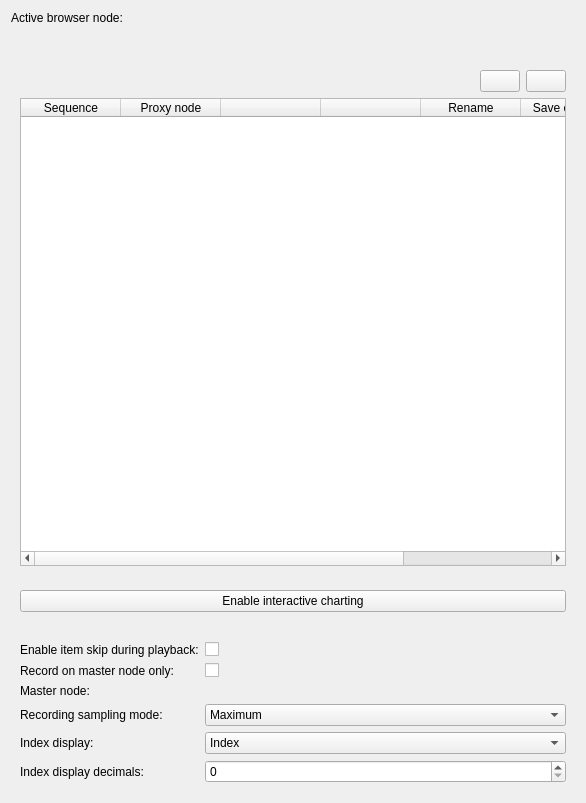
<?xml version="1.0" encoding="UTF-8"?>
<ui version="4.0">
 <class>qSlicerSequenceBrowserModuleWidget</class>
 <widget class="qSlicerWidget" name="qSlicerSequenceBrowserModuleWidget">
  <property name="geometry">
   <rect>
    <x>0</x>
    <y>0</y>
    <width>586</width>
    <height>803</height>
   </rect>
  </property>
  <property name="windowTitle">
   <string>Form</string>
  </property>
  <layout class="QVBoxLayout" name="verticalLayout">
   <item>
    <layout class="QHBoxLayout" name="horizontalLayout_2">
     <item>
      <widget class="QLabel" name="label">
       <property name="text">
        <string>Active browser node:</string>
       </property>
      </widget>
     </item>
     <item>
      <widget class="qMRMLNodeComboBox" name="MRMLNodeComboBox_ActiveBrowser" native="true">
       <property name="nodeTypes" stdset="0">
        <stringlist>
         <string>vtkMRMLSequenceBrowserNode</string>
        </stringlist>
       </property>
       <property name="baseName" stdset="0">
        <string>SequenceBrowser</string>
       </property>
       <property name="renameEnabled" stdset="0">
        <bool>true</bool>
       </property>
      </widget>
     </item>
    </layout>
   </item>
   <item>
    <widget class="ctkCollapsibleButton" name="InputSection" native="true">
     <property name="text" stdset="0">
      <string>Browsing</string>
     </property>
     <layout class="QGridLayout" name="gridLayout">
      <item row="3" column="0" colspan="2">
       <widget class="qMRMLSequenceBrowserSeekWidget" name="sequenceBrowserSeekWidget" native="true"/>
      </item>
      <item row="2" column="0" colspan="2">
       <widget class="qMRMLSequenceBrowserPlayWidget" name="sequenceBrowserPlayWidget" native="true"/>
      </item>
     </layout>
    </widget>
   </item>
   <item>
    <widget class="ctkCollapsibleButton" name="SynchronizedBrowsingSection" native="true">
     <property name="text" stdset="0">
      <string>Synchronized nodes</string>
     </property>
     <layout class="QVBoxLayout" name="verticalLayout_2">
      <item>
       <layout class="QHBoxLayout" name="horizontalLayout_4">
        <property name="topMargin">
         <number>0</number>
        </property>
        <item>
         <widget class="qMRMLNodeComboBox" name="MRMLNodeComboBox_SynchronizeSequenceNode" native="true">
          <property name="nodeTypes" stdset="0">
           <stringlist>
            <string>vtkMRMLSequenceNode</string>
           </stringlist>
          </property>
          <property name="noneEnabled" stdset="0">
           <bool>true</bool>
          </property>
          <property name="addEnabled" stdset="0">
           <bool>false</bool>
          </property>
          <property name="removeEnabled" stdset="0">
           <bool>false</bool>
          </property>
          <property name="noneDisplay" stdset="0">
           <string>Create new sequence</string>
          </property>
         </widget>
        </item>
        <item>
         <widget class="QPushButton" name="pushButton_AddSequenceNode">
          <property name="sizePolicy">
           <sizepolicy hsizetype="Fixed" vsizetype="Fixed">
            <horstretch>0</horstretch>
            <verstretch>0</verstretch>
           </sizepolicy>
          </property>
          <property name="toolTip">
           <string>Add the selected sequence to the browser.</string>
          </property>
          <property name="text">
           <string/>
          </property>
         </widget>
        </item>
        <item>
         <widget class="QPushButton" name="pushButton_RemoveSequenceNode">
          <property name="sizePolicy">
           <sizepolicy hsizetype="Fixed" vsizetype="Fixed">
            <horstretch>0</horstretch>
            <verstretch>0</verstretch>
           </sizepolicy>
          </property>
          <property name="toolTip">
           <string>Remove the selected sequence(s) from the browser.</string>
          </property>
          <property name="text">
           <string/>
          </property>
         </widget>
        </item>
       </layout>
      </item>
      <item>
       <widget class="QTableWidget" name="tableWidget_SynchronizedSequenceNodes">
        <property name="columnCount">
         <number>7</number>
        </property>
        <attribute name="horizontalHeaderVisible">
         <bool>true</bool>
        </attribute>
        <attribute name="horizontalHeaderCascadingSectionResizes">
         <bool>false</bool>
        </attribute>
        <attribute name="horizontalHeaderStretchLastSection">
         <bool>true</bool>
        </attribute>
        <column>
         <property name="text">
          <string>Sequence</string>
         </property>
         <property name="toolTip">
          <string>The sequence node's name.</string>
         </property>
        </column>
        <column>
         <property name="text">
          <string>Proxy node</string>
         </property>
         <property name="toolTip">
          <string>The &quot;proxy&quot; node for the sequence (the node to playback into or record from).</string>
         </property>
        </column>
        <column>
         <property name="text">
          <string/>
         </property>
         <property name="toolTip">
          <string>&lt;html&gt;&lt;head/&gt;&lt;body&gt;&lt;p&gt;Playback - update proxy node with sequence node contents during playback.&lt;/p&gt;&lt;/body&gt;&lt;/html&gt;</string>
         </property>
         <property name="icon">
          <iconset resource="../../Widgets/Resources/qSlicerSequenceBrowserModuleWidgets.qrc">
           <normaloff>:/Icons/pqVcrPlay24.png</normaloff>:/Icons/pqVcrPlay24.png</iconset>
         </property>
        </column>
        <column>
         <property name="text">
          <string/>
         </property>
         <property name="toolTip">
          <string>&lt;html&gt;&lt;head/&gt;&lt;body&gt;&lt;p&gt;Record proxy node changes into sequence node during playback.&lt;/p&gt;&lt;/body&gt;&lt;/html&gt;</string>
         </property>
         <property name="icon">
          <iconset resource="../../Widgets/Resources/qSlicerSequenceBrowserModuleWidgets.qrc">
           <normaloff>:/Icons/VcrRecord16.png</normaloff>:/Icons/VcrRecord16.png</iconset>
         </property>
        </column>
        <column>
         <property name="text">
          <string>Rename</string>
         </property>
         <property name="toolTip">
          <string>&lt;html&gt;&lt;head/&gt;&lt;body&gt;&lt;p&gt;Rename the proxy node with sequence node's name and index value.&lt;/p&gt;&lt;/body&gt;&lt;/html&gt;</string>
         </property>
        </column>
        <column>
         <property name="text">
          <string>Save changes</string>
         </property>
         <property name="toolTip">
          <string>&lt;html&gt;&lt;head/&gt;&lt;body&gt;&lt;p&gt;Save the proxy node current state into the sequence's data when not in playback or recording mode.&lt;/p&gt;&lt;/body&gt;&lt;/html&gt;</string>
         </property>
        </column>
        <column>
         <property name="text">
          <string/>
         </property>
         <property name="toolTip">
          <string>&lt;html&gt;&lt;head/&gt;&lt;body&gt;&lt;p&gt;Playback - update proxy node with sequence node contents during playback.&lt;/p&gt;&lt;/body&gt;&lt;/html&gt;</string>
         </property>
         <property name="icon">
          <iconset resource="../qSlicerSequenceBrowserModule.qrc">
           <normaloff>:/Icons/Folder.png</normaloff>:/Icons/Folder.png</iconset>
         </property>
        </column>
       </widget>
      </item>
     </layout>
    </widget>
   </item>
   <item>
    <widget class="ctkCollapsibleButton" name="PlottingSection" native="true">
     <property name="enabled">
      <bool>true</bool>
     </property>
     <property name="minimumSize">
      <size>
       <width>0</width>
       <height>37</height>
      </size>
     </property>
     <property name="text" stdset="0">
      <string>Plotting</string>
     </property>
     <property name="checked" stdset="0">
      <bool>false</bool>
     </property>
     <property name="collapsed" stdset="0">
      <bool>true</bool>
     </property>
     <layout class="QGridLayout" name="gridLayout_2">
      <item row="0" column="0">
       <widget class="QPushButton" name="pushButton_iCharting">
        <property name="text">
         <string>Enable interactive charting</string>
        </property>
        <property name="checkable">
         <bool>true</bool>
        </property>
        <property name="checked">
         <bool>false</bool>
        </property>
       </widget>
      </item>
      <item row="1" column="0">
       <widget class="ctkVTKChartView" name="ChartView_iCharting" native="true"/>
      </item>
     </layout>
    </widget>
   </item>
   <item>
    <widget class="ctkCollapsibleButton" name="AdvancedSection" native="true">
     <property name="text" stdset="0">
      <string>Advanced</string>
     </property>
     <property name="checked" stdset="0">
      <bool>true</bool>
     </property>
     <property name="collapsed" stdset="0">
      <bool>false</bool>
     </property>
     <layout class="QFormLayout" name="formLayout_2">
      <property name="fieldGrowthPolicy">
       <enum>QFormLayout::AllNonFixedFieldsGrow</enum>
      </property>
      <item row="0" column="0">
       <widget class="QLabel" name="label_PlaybackItemSkippingEnabled">
        <property name="text">
         <string>Enable item skip during playback:</string>
        </property>
       </widget>
      </item>
      <item row="0" column="1">
       <widget class="QCheckBox" name="checkBox_PlaybackItemSkippingEnabled">
        <property name="toolTip">
         <string>If checked, items may be skipped during playback to reach the requested frame rate. If not checked then each item is displayed during playback but the playback speed may be lower than requested.</string>
        </property>
        <property name="text">
         <string/>
        </property>
       </widget>
      </item>
      <item row="1" column="0">
       <widget class="QLabel" name="label_RecordMasterOnly">
        <property name="text">
         <string>Record on master node only:</string>
        </property>
       </widget>
      </item>
      <item row="1" column="1">
       <widget class="QCheckBox" name="checkBox_RecordMasterOnly">
        <property name="text">
         <string/>
        </property>
       </widget>
      </item>
      <item row="2" column="0">
       <widget class="QLabel" name="label_MasterSequence">
        <property name="text">
         <string>Master node:</string>
        </property>
       </widget>
      </item>
      <item row="2" column="1">
       <widget class="qMRMLNodeComboBox" name="MRMLNodeComboBox_MasterSequence" native="true">
        <property name="nodeTypes" stdset="0">
         <stringlist>
          <string>vtkMRMLSequenceNode</string>
         </stringlist>
        </property>
        <property name="noneEnabled" stdset="0">
         <bool>false</bool>
        </property>
        <property name="addEnabled" stdset="0">
         <bool>false</bool>
        </property>
        <property name="removeEnabled" stdset="0">
         <bool>true</bool>
        </property>
        <property name="renameEnabled" stdset="0">
         <bool>true</bool>
        </property>
       </widget>
      </item>
      <item row="3" column="0">
       <widget class="QLabel" name="label_RecordingFrameRate">
        <property name="text">
         <string>Recording sampling mode:</string>
        </property>
       </widget>
      </item>
      <item row="3" column="1">
       <widget class="QComboBox" name="comboBox_RecordingSamplingMode">
        <item>
         <property name="text">
          <string extracomment="Record all node changes">Maximum</string>
         </property>
        </item>
        <item>
         <property name="text">
          <string extracomment="Limit recording frame rate to playback frame rate">Limited to playback rate</string>
         </property>
        </item>
       </widget>
      </item>
      <item row="4" column="0">
       <widget class="QLabel" name="label_IndexDisplayMode">
        <property name="text">
         <string>Index display:</string>
        </property>
       </widget>
      </item>
      <item row="4" column="1">
       <widget class="QComboBox" name="comboBox_IndexDisplayMode">
        <item>
         <property name="text">
          <string extracomment="Display item index of master node">Index</string>
         </property>
        </item>
        <item>
         <property name="text">
          <string extracomment="Display index value of selected item">Index value</string>
         </property>
        </item>
       </widget>
      </item>
      <item row="5" column="0">
       <widget class="QLabel" name="label_IndexDisplayDecimals">
        <property name="text">
         <string>Index display decimals:</string>
        </property>
       </widget>
      </item>
      <item row="5" column="1">
       <widget class="QSpinBox" name="spinBox_IndexDisplayDecimals"/>
      </item>
     </layout>
    </widget>
   </item>
  </layout>
 </widget>
 <customwidgets>
  <customwidget>
   <class>qMRMLNodeComboBox</class>
   <extends>QWidget</extends>
   <header>qMRMLNodeComboBox.h</header>
  </customwidget>
  <customwidget>
   <class>qMRMLWidget</class>
   <extends>QWidget</extends>
   <header>qMRMLWidget.h</header>
   <container>1</container>
  </customwidget>
  <customwidget>
   <class>qSlicerWidget</class>
   <extends>QWidget</extends>
   <header>qSlicerWidget.h</header>
   <container>1</container>
  </customwidget>
  <customwidget>
   <class>ctkVTKChartView</class>
   <extends>QWidget</extends>
   <header>ctkVTKChartView.h</header>
  </customwidget>
  <customwidget>
   <class>ctkCollapsibleButton</class>
   <extends>QWidget</extends>
   <header>ctkCollapsibleButton.h</header>
   <container>1</container>
  </customwidget>
  <customwidget>
   <class>qMRMLSequenceBrowserPlayWidget</class>
   <extends>qMRMLWidget</extends>
   <header>qMRMLSequenceBrowserPlayWidget.h</header>
   <container>1</container>
  </customwidget>
  <customwidget>
   <class>qMRMLSequenceBrowserSeekWidget</class>
   <extends>qMRMLWidget</extends>
   <header>qMRMLSequenceBrowserSeekWidget.h</header>
   <container>1</container>
  </customwidget>
 </customwidgets>
 <resources>
  <include location="../../Widgets/Resources/qSlicerSequenceBrowserModuleWidgets.qrc"/>
  <include location="../qSlicerSequenceBrowserModule.qrc"/>
 </resources>
 <connections>
  <connection>
   <sender>qSlicerSequenceBrowserModuleWidget</sender>
   <signal>mrmlSceneChanged(vtkMRMLScene*)</signal>
   <receiver>MRMLNodeComboBox_MasterSequence</receiver>
   <slot>setMRMLScene(vtkMRMLScene*)</slot>
   <hints>
    <hint type="sourcelabel">
     <x>262</x>
     <y>159</y>
    </hint>
    <hint type="destinationlabel">
     <x>456</x>
     <y>88</y>
    </hint>
   </hints>
  </connection>
  <connection>
   <sender>qSlicerSequenceBrowserModuleWidget</sender>
   <signal>mrmlSceneChanged(vtkMRMLScene*)</signal>
   <receiver>MRMLNodeComboBox_ActiveBrowser</receiver>
   <slot>setMRMLScene(vtkMRMLScene*)</slot>
   <hints>
    <hint type="sourcelabel">
     <x>339</x>
     <y>255</y>
    </hint>
    <hint type="destinationlabel">
     <x>394</x>
     <y>19</y>
    </hint>
   </hints>
  </connection>
  <connection>
   <sender>qSlicerSequenceBrowserModuleWidget</sender>
   <signal>mrmlSceneChanged(vtkMRMLScene*)</signal>
   <receiver>MRMLNodeComboBox_SynchronizeSequenceNode</receiver>
   <slot>setMRMLScene(vtkMRMLScene*)</slot>
   <hints>
    <hint type="sourcelabel">
     <x>213</x>
     <y>404</y>
    </hint>
    <hint type="destinationlabel">
     <x>194</x>
     <y>383</y>
    </hint>
   </hints>
  </connection>
 </connections>
</ui>
